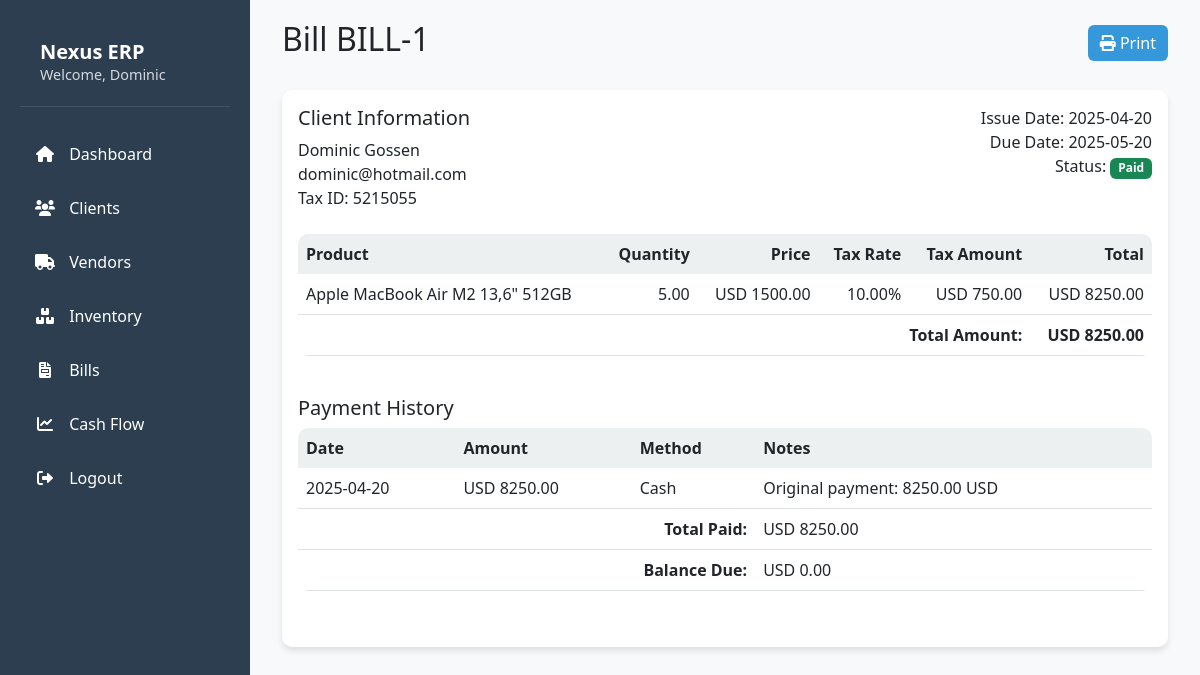
The page /bill/1 (signed in) on the database its author committed.
### models.py (models this page shows, shortened)
class User(UserMixin, db.Model):
    id = db.Column(db.Integer, primary_key=True)
    username = db.Column(db.String(80), unique=True, nullable=False)
    password = db.Column(db.String(120), nullable=False)

class Bill(db.Model):
    __tablename__ = 'bills'
    id = db.Column(db.Integer, primary_key=True)
    user_id = db.Column(db.Integer, db.ForeignKey('user.id'), nullable=False)
    client_id = db.Column(db.Integer, db.ForeignKey('client.id'), nullable=False)
    vendor_id = db.Column(db.Integer, db.ForeignKey('vendors.id'), nullable=True)
    bill_number = db.Column(db.String(50), unique=True)
    issue_date = db.Column(db.Date, nullable=False)
    due_date = db.Column(db.Date, nullable=False)
    total_amount = db.Column(db.Numeric(10, 2), nullable=False)
    paid_amount = db.Column(db.Numeric(10, 2))
    currency = db.Column(db.String(3), default='PYG')
    status = db.Column(db.String(20), default='Pending')  # Pending, Partially Paid, Paid
    notes = db.Column(db.Text)
    paid_date = db.Column(db.Date)
    created_at = db.Column(db.DateTime, default=datetime.utcnow)
    updated_at = db.Column(db.DateTime, default=datetime.utcnow, onupdate=datetime.utcnow)
    client = db.relationship('Client', backref='client_bills')
    vendor = db.relationship('Vendor', backref='vendor_bills')
    items = db.relationship('BillItem', backref='parent_bill', cascade='all, delete-orphan')
    payments = db.relationship('Payment', backref='bill', cascade='all, delete-orphan')

class Client(db.Model):
    __tablename__ = 'client'
    id = db.Column(db.Integer, primary_key=True)
    user_id = db.Column(db.Integer, db.ForeignKey('user.id'), nullable=True)
    name = db.Column(db.String(100), nullable=False)
    email = db.Column(db.String(100), nullable=False)
    tax_id = db.Column(db.String(50))
    payment_terms = db.Column(db.String(50))
    notes = db.Column(db.Text)
    created_at = db.Column(db.DateTime, default=datetime.utcnow)
    updated_at = db.Column(db.DateTime, default=datetime.utcnow, onupdate=datetime.utcnow)
    tags = db.relationship('Tag', secondary=client_tag, backref='clients', lazy=True)
    contacts = db.relationship('Contact', backref='client', lazy=True)

class BillItem(db.Model):
    __tablename__ = 'bill_items'
    id = db.Column(db.Integer, primary_key=True)
    bill_id = db.Column(db.Integer, db.ForeignKey('bills.id'), nullable=False)
    product_id = db.Column(db.Integer, db.ForeignKey('products.id'), nullable=False)
    quantity = db.Column(db.Numeric(10, 2), nullable=False)
    price = db.Column(db.Numeric(10, 2), nullable=False)
    tax_rate = db.Column(db.Numeric(5, 2), default=0)
    created_at = db.Column(db.DateTime, default=datetime.utcnow)
    bill = db.relationship('Bill', backref='bill_items')

class Product(db.Model):
    __tablename__ = 'products'
    id = db.Column(db.Integer, primary_key=True)
    user_id = db.Column(db.Integer, db.ForeignKey('user.id'), nullable=False)
    sku = db.Column(db.String(50), unique=True, nullable=False)
    name = db.Column(db.String(100), nullable=False)
    description = db.Column(db.Text)
    category = db.Column(db.String(100), nullable=False)
    buying_date = db.Column(db.Date, nullable=False)
    unit = db.Column(db.String(20), nullable=False, default='piece')
    purchase_price = db.Column(db.Float, nullable=False)
    sell_price = db.Column(db.Float, nullable=False)
    stock_qty = db.Column(db.Float, nullable=False, default=0)
    min_stock = db.Column(db.Float, nullable=False, default=0)
    max_stock = db.Column(db.Float, nullable=False, default=0)
    tax_rate = db.Column(db.Float, default=0.0)
    created_at = db.Column(db.DateTime, default=datetime.utcnow)
    updated_at = db.Column(db.DateTime, default=datetime.utcnow, onupdate=datetime.utcnow)
    stock_movements = db.relationship('StockMovement', backref='product', lazy=True, cascade='all, delete-orphan')
    inventory_adjustments = db.relationship('InventoryAdjustment', backref='product', lazy=True, cascade='all, delete-orphan')
    bill_items = db.relationship('BillItem', backref='product', lazy=True)

class Payment(db.Model):
    __tablename__ = 'payments'
    id = db.Column(db.Integer, primary_key=True)
    bill_id = db.Column(db.Integer, db.ForeignKey('bills.id'), nullable=False)
    amount = db.Column(db.Numeric(10, 2), nullable=False)
    original_amount = db.Column(db.Numeric(10, 2), nullable=True)
    original_currency = db.Column(db.String(3), nullable=True)
    payment_date = db.Column(db.Date, nullable=False)
    payment_method = db.Column(db.String(50), nullable=False)
    notes = db.Column(db.Text)
    created_at = db.Column(db.DateTime, default=datetime.utcnow)
    updated_at = db.Column(db.DateTime, default=datetime.utcnow, onupdate=datetime.utcnow)

### app.py (the view)
@app.route('/bill/<int:bill_id>')
@login_required
def bill_detail(bill_id):
    bill = Bill.query.filter_by(id=bill_id, user_id=current_user.id).first_or_404()
    return render_template('bill_detail.html', bill=bill)

### app.py (called while the page is built)
@login_manager.user_loader
def load_user(user_id):
    return User.query.get(int(user_id))

### templates/bill_detail.html (shortened to what this page needs)
{% extends "base.html" %}
{% block content %}
<div class="container-fluid">
    <div class="row mb-4">
        <div class="col-12">
            <div class="d-flex justify-content-between align-items-center">
                <h2>Bill {{ bill.bill_number }}</h2>
                <div class="btn-group">
                    <button class="btn btn-primary" onclick="window.print()">
                        <i class="fas fa-print"></i> Print
                    </button>
                </div>
            </div>
        </div>
    </div>
    <div class="row">
        <div class="col-12">
            <div class="card">
                <div class="card-body">
                    <div class="row mb-4">
                        <div class="col-md-6">
                            <h5>Client Information</h5>
                            <div>{{ bill.client.name }}</div>
                            <div>{{ bill.client.email }}</div>
                            {% if bill.client.tax_id %}
                            <div>Tax ID: {{ bill.client.tax_id }}</div>
                            {% endif %}
                        </div>
                        <div class="col-md-6 text-md-end">
                            <div>Issue Date: {{ bill.issue_date.strftime('%Y-%m-%d') }}</div>
                            <div>Due Date: {{ bill.due_date.strftime('%Y-%m-%d') }}</div>
                            <div>Status:
                                <span class="badge bg-{{ 'success' if bill.status == 'Paid' else 'warning' }}">
                                    {{ bill.status }}
                                </span>
                            </div>
                        </div>
                    </div>
                    <div class="table-responsive mb-4">
                        <table class="table">
                            <thead>
                                <tr>
                                    <th>Product</th>
                                    <th class="text-end">Quantity</th>
                                    <th class="text-end">Price</th>
                                    <th class="text-end">Tax Rate</th>
                                    <th class="text-end">Tax Amount</th>
                                    <th class="text-end">Total</th>
                                </tr>
                            </thead>
                            <tbody>
                                {% for item in bill.items %}
                                <tr>
                                    <td>{{ item.product.name }}</td>
                                    <td class="text-end">{{ item.quantity }}</td>
                                    <td class="text-end">{{ bill.currency }} {{ "%.2f"|format(item.price) }}</td>
                                    <td class="text-end">{{ "%.2f"|format(item.tax_rate) }}%</td>
                                    <td class="text-end">{{ bill.currency }} {{ "%.2f"|format(item.quantity * item.price * (item.tax_rate / 100)) }}</td>
                                    <td class="text-end">{{ bill.currency }} {{ "%.2f"|format(item.quantity * item.price * (1 + item.tax_rate / 100)) }}</td>
                                </tr>
                                {% endfor %}
                            </tbody>
                            <tfoot>
                                <tr>
                                    <td colspan="5" class="text-end fw-bold">Total Amount:</td>
                                    <td class="text-end fw-bold">{{ bill.currency }} {{ "%.2f"|format(bill.total_amount) }}</td>
                                </tr>
                            </tfoot>
                        </table>
                    </div>
                    <div class="mb-4">
                        <h5>Payment History</h5>
                        <div class="table-responsive">
                            <table class="table">
                                <thead>
                                    <tr>
                                        <th>Date</th>
                                        <th>Amount</th>
                                        <th>Method</th>
                                        <th>Notes</th>
                                    </tr>
                                </thead>
                                <tbody>
                                    {% for payment in bill.payments %}
                                    <tr>
                                        <td>{{ payment.payment_date.strftime('%Y-%m-%d') }}</td>
                                        <td>{{ bill.currency }} {{ "%.2f"|format(payment.amount) }}</td>
                                        <td>{{ payment.payment_method }}</td>
                                        <td>{{ payment.notes or '' }}</td>
                                    </tr>
                                    {% endfor %}
                                </tbody>
                                <tfoot>
                                    <tr>
                                        <td colspan="3" class="text-end fw-bold">Total Paid:</td>
                                        <td>{{ bill.currency }} {{ "%.2f"|format(bill.paid_amount or 0) }}</td>
                                    </tr>
                                    <tr>
                                        <td colspan="3" class="text-end fw-bold">Balance Due:</td>
                                        <td>{{ bill.currency }} {{ "%.2f"|format(bill.total_amount - (bill.paid_amount or 0)) }}</td>
                                    </tr>
                                </tfoot>
                            </table>
                        </div>
                    </div>
                </div>
            </div>
        </div>
    </div>
</div>
{% endblock %}

### templates/base.html (shortened to what this page needs)
<!DOCTYPE html>
<html lang="en">
<head>
    <link href="https://cdn.jsdelivr.net/npm/bootstrap@5.3.0/dist/css/bootstrap.min.css" rel="stylesheet">
    <link href="https://cdnjs.cloudflare.com/ajax/libs/font-awesome/6.0.0/css/all.min.css" rel="stylesheet">
</head>
<body>
    <div class="sidebar">
        <div class="user-info">
            <h5>Nexus ERP</h5>
            {% if current_user.is_authenticated %}
            <p>Welcome, {{ current_user.username }}</p>
            {% else %}
            <p>Enterprise Resource Planning</p>
            {% endif %}
        </div>
        <nav class="nav flex-column">
            <a class="nav-link {% if request.endpoint == 'home' %}active{% endif %}" href="{{ url_for('home') }}">
                <i class="fas fa-home"></i> Dashboard
            </a>
            <a class="nav-link {% if request.endpoint == 'clients' %}active{% endif %}" href="{{ url_for('clients') }}">
                <i class="fas fa-users"></i> Clients
            </a>
            <a class="nav-link {% if request.endpoint == 'vendors' %}active{% endif %}" href="{{ url_for('vendors') }}">
                <i class="fas fa-truck"></i> Vendors
            </a>
            <a class="nav-link {% if request.endpoint == 'inventory_page' %}active{% endif %}" href="{{ url_for('inventory_page') }}">
                <i class="fas fa-boxes"></i> Inventory
            </a>
            <a class="nav-link {% if request.endpoint == 'bills' %}active{% endif %}" href="{{ url_for('bills') }}">
                <i class="fas fa-file-invoice"></i> Bills
            </a>
            <a class="nav-link {% if request.endpoint == 'cash_flow' %}active{% endif %}" href="{{ url_for('cash_flow') }}">
                <i class="fas fa-chart-line"></i> Cash Flow
            </a>
            <a class="nav-link" href="{{ url_for('logout') }}">
                <i class="fas fa-sign-out-alt"></i> Logout
            </a>
        </nav>
    </div>
    <div class="main-content">
        {% block content %}{% endblock %}
    </div>
</body>
</html>

### templates/base.html (style rules this page uses)
:root { --primary-color: #2c3e50; --secondary-color: #34495e; --accent-color: #3498db; --success-color: #2ecc71; --warning-color: #f1c40f; --danger-color: #e74c3c; --light-color: #ecf0f1; --dark-color: #2c3e50; }
body { background-color: #f8f9fa; font-family: 'Segoe UI', Tahoma, Geneva, Verdana, sans-serif; }
.sidebar { background-color: var(--primary-color); min-height: 100vh; padding: 20px; position: fixed; width: 250px; left: 0; top: 0; color: white; }
.main-content { margin-left: 250px; padding: 20px; }
.nav-link { color: white; padding: 10px 15px; margin: 5px 0; border-radius: 5px; transition: all 0.3s; }
.nav-link i { margin-right: 10px; width: 20px; text-align: center; }
.card { border: none; border-radius: 10px; box-shadow: 0 4px 6px rgba(0, 0, 0, 0.1); transition: transform 0.3s; }
.btn-primary { background-color: var(--accent-color); border: none; }
.table { background-color: white; border-radius: 10px; overflow: hidden; }
.table thead th { background-color: var(--light-color); border: none; }
.user-info { padding: 20px; border-bottom: 1px solid rgba(255, 255, 255, 0.1); margin-bottom: 20px; }
.user-info h5 { margin: 0; font-weight: 600; }
.user-info p { margin: 0; font-size: 0.9rem; opacity: 0.8; }

### rows shown on the page
User: username "Dominic"
Bill: bill_number "BILL-1", issue_date "2025-04-20", due_date "2025-05-20", status "Paid", currency "USD", total_amount "8250.00", paid_amount "8250.00", bill.total_amount-(bill.paid_amountor0) "0.00"
Client: client.name "Dominic Gossen", client.email "dominic@hotmail.com", client.tax_id "5215055"
BillItem: product.name "Apple MacBook Air M2 13,6\" 512GB", quantity "5.00", price "1500.00", tax_rate "10.00", item.quantity*item.price*(item.tax_rate/100) "750.00", item.quantity*item.price*(1+item.tax_rate/100) "8250.00"
Payment: payment_date "2025-04-20", amount "8250.00", payment_method "Cash", notes "Original payment: 8250.00 USD"
